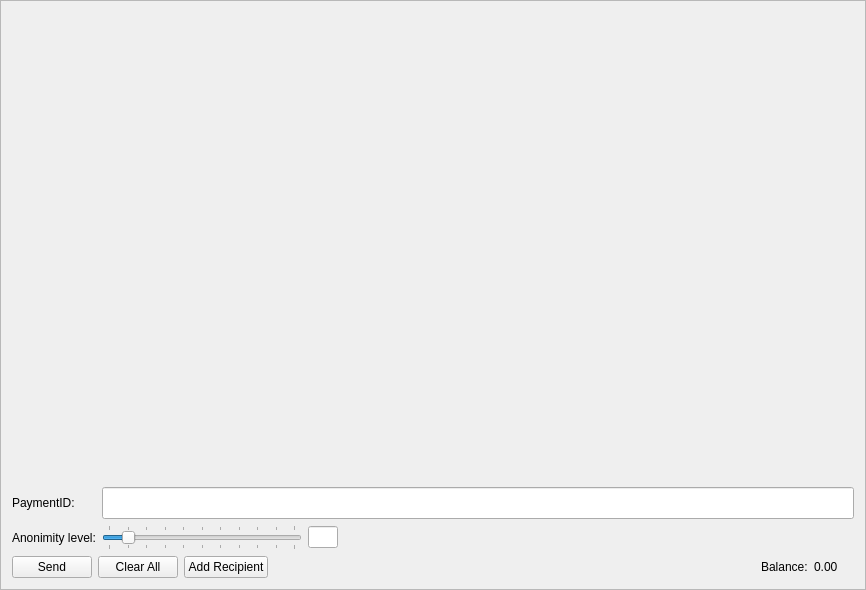
<?xml version="1.0" encoding="UTF-8"?>
<ui version="4.0">
 <class>SendFrame</class>
 <widget class="QFrame" name="SendFrame">
  <property name="geometry">
   <rect>
    <x>0</x>
    <y>0</y>
    <width>866</width>
    <height>590</height>
   </rect>
  </property>
  <property name="windowTitle">
   <string>Frame</string>
  </property>
  <property name="windowIcon">
   <iconset resource="../../resources.qrc">
    <normaloff>:/images/cryptonote</normaloff>:/images/cryptonote</iconset>
  </property>
  <property name="frameShape">
   <enum>QFrame::StyledPanel</enum>
  </property>
  <property name="frameShadow">
   <enum>QFrame::Raised</enum>
  </property>
  <layout class="QVBoxLayout" name="m_send_frame_main_layout">
   <item>
    <widget class="QScrollArea" name="m_transfersScrollarea">
     <property name="frameShape">
      <enum>QFrame::NoFrame</enum>
     </property>
     <property name="widgetResizable">
      <bool>true</bool>
     </property>
     <widget class="QWidget" name="scrollAreaWidgetContents">
      <property name="geometry">
       <rect>
        <x>0</x>
        <y>0</y>
        <width>846</width>
        <height>453</height>
       </rect>
      </property>
      <layout class="QVBoxLayout" name="m_send_frame_layout">
       <property name="margin">
        <number>0</number>
       </property>
       <item>
        <spacer name="verticalSpacer">
         <property name="orientation">
          <enum>Qt::Vertical</enum>
         </property>
         <property name="sizeHint" stdset="0">
          <size>
           <width>20</width>
           <height>445</height>
          </size>
         </property>
        </spacer>
       </item>
      </layout>
     </widget>
    </widget>
   </item>
   <item>
    <layout class="QGridLayout" name="gridLayout">
     <property name="topMargin">
      <number>5</number>
     </property>
     <item row="1" column="2">
      <widget class="QLineEdit" name="m_mixinEdit">
       <property name="maximumSize">
        <size>
         <width>30</width>
         <height>16777215</height>
        </size>
       </property>
       <property name="text">
        <string notr="true"/>
       </property>
       <property name="maxLength">
        <number>5</number>
       </property>
       <property name="alignment">
        <set>Qt::AlignCenter</set>
       </property>
       <property name="readOnly">
        <bool>true</bool>
       </property>
      </widget>
     </item>
     <item row="0" column="1" colspan="3">
      <widget class="QLineEdit" name="m_paymentIdEdit">
       <property name="font">
        <font>
         <family>zai Drukarnia Wydawnicza 1870</family>
         <pointsize>13</pointsize>
        </font>
       </property>
       <property name="text">
        <string/>
       </property>
      </widget>
     </item>
     <item row="1" column="0">
      <widget class="QLabel" name="label_2">
       <property name="text">
        <string>Anonimity level:</string>
       </property>
      </widget>
     </item>
     <item row="1" column="3">
      <spacer name="horizontalSpacer">
       <property name="orientation">
        <enum>Qt::Horizontal</enum>
       </property>
       <property name="sizeType">
        <enum>QSizePolicy::Expanding</enum>
       </property>
       <property name="sizeHint" stdset="0">
        <size>
         <width>298</width>
         <height>20</height>
        </size>
       </property>
      </spacer>
     </item>
     <item row="0" column="0">
      <widget class="QLabel" name="label_6">
       <property name="text">
        <string>PaymentID:</string>
       </property>
      </widget>
     </item>
     <item row="1" column="1">
      <widget class="QSlider" name="m_mixinSlider">
       <property name="maximumSize">
        <size>
         <width>200</width>
         <height>16777215</height>
        </size>
       </property>
       <property name="maximum">
        <number>10</number>
       </property>
       <property name="pageStep">
        <number>1</number>
       </property>
       <property name="value">
        <number>1</number>
       </property>
       <property name="tracking">
        <bool>false</bool>
       </property>
       <property name="orientation">
        <enum>Qt::Horizontal</enum>
       </property>
       <property name="invertedAppearance">
        <bool>false</bool>
       </property>
       <property name="invertedControls">
        <bool>false</bool>
       </property>
       <property name="tickPosition">
        <enum>QSlider::TicksBothSides</enum>
       </property>
       <property name="tickInterval">
        <number>1</number>
       </property>
      </widget>
     </item>
    </layout>
   </item>
   <item>
    <layout class="QHBoxLayout" name="horizontalLayout">
     <item>
      <widget class="QPushButton" name="m_sendButton">
       <property name="text">
        <string>Send</string>
       </property>
       <property name="icon">
        <iconset resource="../../resources.qrc">
         <normaloff>:/icons/send</normaloff>:/icons/send</iconset>
       </property>
      </widget>
     </item>
     <item>
      <widget class="QPushButton" name="m_clearAllButton">
       <property name="text">
        <string>Clear All</string>
       </property>
       <property name="icon">
        <iconset resource="../../resources.qrc">
         <normaloff>:/icons/remove</normaloff>:/icons/remove</iconset>
       </property>
      </widget>
     </item>
     <item>
      <widget class="QPushButton" name="m_addRecipientButton">
       <property name="text">
        <string>Add Recipient</string>
       </property>
       <property name="icon">
        <iconset resource="../../resources.qrc">
         <normaloff>:/icons/add</normaloff>:/icons/add</iconset>
       </property>
      </widget>
     </item>
     <item>
      <spacer name="horizontalSpacer_2">
       <property name="orientation">
        <enum>Qt::Horizontal</enum>
       </property>
       <property name="sizeHint" stdset="0">
        <size>
         <width>40</width>
         <height>20</height>
        </size>
       </property>
      </spacer>
     </item>
     <item>
      <widget class="QLabel" name="label_4">
       <property name="text">
        <string>Balance:</string>
       </property>
      </widget>
     </item>
     <item>
      <widget class="QLabel" name="m_balanceLabel">
       <property name="cursor">
        <cursorShape>IBeamCursor</cursorShape>
       </property>
       <property name="text">
        <string notr="true">0.00 </string>
       </property>
       <property name="textInteractionFlags">
        <set>Qt::LinksAccessibleByMouse|Qt::TextSelectableByMouse</set>
       </property>
      </widget>
     </item>
     <item>
      <widget class="QLabel" name="m_tickerLabel">
       <property name="text">
        <string notr="true"/>
       </property>
      </widget>
     </item>
    </layout>
   </item>
  </layout>
 </widget>
 <tabstops>
  <tabstop>m_paymentIdEdit</tabstop>
  <tabstop>m_mixinSlider</tabstop>
  <tabstop>m_sendButton</tabstop>
  <tabstop>m_clearAllButton</tabstop>
  <tabstop>m_addRecipientButton</tabstop>
  <tabstop>m_transfersScrollarea</tabstop>
  <tabstop>m_mixinEdit</tabstop>
 </tabstops>
 <resources>
  <include location="../../resources.qrc"/>
 </resources>
 <connections>
  <connection>
   <sender>m_addRecipientButton</sender>
   <signal>clicked()</signal>
   <receiver>SendFrame</receiver>
   <slot>addRecipientClicked()</slot>
   <hints>
    <hint type="sourcelabel">
     <x>282</x>
     <y>561</y>
    </hint>
    <hint type="destinationlabel">
     <x>432</x>
     <y>294</y>
    </hint>
   </hints>
  </connection>
  <connection>
   <sender>m_clearAllButton</sender>
   <signal>clicked()</signal>
   <receiver>SendFrame</receiver>
   <slot>clearAllClicked()</slot>
   <hints>
    <hint type="sourcelabel">
     <x>154</x>
     <y>561</y>
    </hint>
    <hint type="destinationlabel">
     <x>432</x>
     <y>294</y>
    </hint>
   </hints>
  </connection>
  <connection>
   <sender>m_sendButton</sender>
   <signal>clicked()</signal>
   <receiver>SendFrame</receiver>
   <slot>sendClicked()</slot>
   <hints>
    <hint type="sourcelabel">
     <x>53</x>
     <y>561</y>
    </hint>
    <hint type="destinationlabel">
     <x>432</x>
     <y>294</y>
    </hint>
   </hints>
  </connection>
  <connection>
   <sender>m_mixinSlider</sender>
   <signal>valueChanged(int)</signal>
   <receiver>SendFrame</receiver>
   <slot>mixinValueChanged(int)</slot>
   <hints>
    <hint type="sourcelabel">
     <x>221</x>
     <y>520</y>
    </hint>
    <hint type="destinationlabel">
     <x>432</x>
     <y>294</y>
    </hint>
   </hints>
  </connection>
 </connections>
 <slots>
  <slot>sendClicked()</slot>
  <slot>clearAllClicked()</slot>
  <slot>addRecipientClicked()</slot>
  <slot>mixinValueChanged(int)</slot>
 </slots>
</ui>
